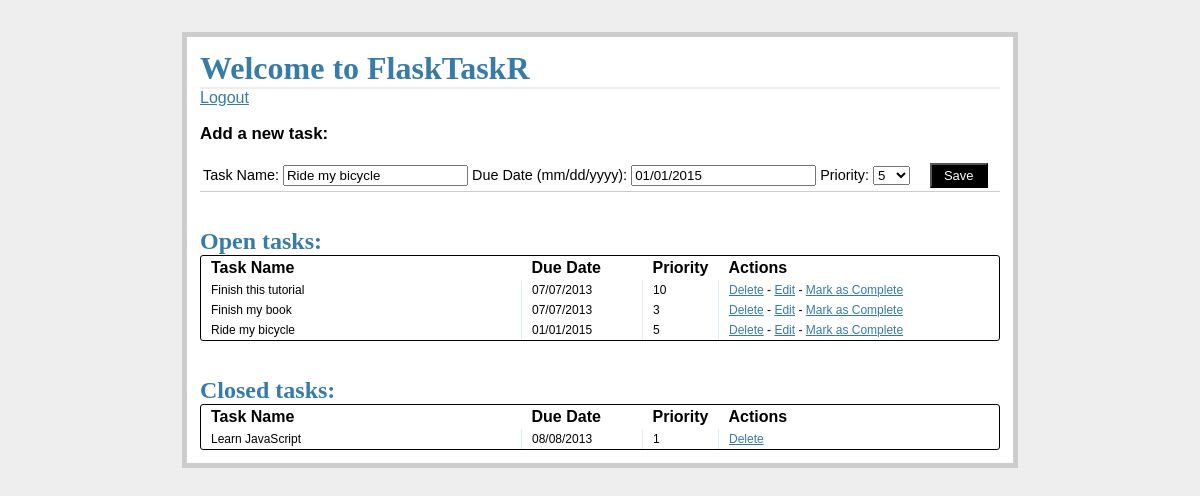
The page /update/4 (signed in) on the database its author committed.
### tables this page shows
CREATE TABLE ftasks(
                task_id INTEGER PRIMARY KEY AUTOINCREMENT,
                name TEXT NOT NULL,
                due_date TEXT NOT NULL,
                priority INTEGER NOT NULL,
                status INTEGER NOT NULL);

### flasktaskr.py (the view)
@app.route('/update/<int:task_id>',)
@login_required
def update(task_id):
    g.db = connect_db()
    cur = g.db.execute('select name, due_date, priority, status from ftasks where task_id='+str(task_id))
    for row in cur.fetchall():
        nameEdit = row[0]
        due_dateEdit = row[1]
        priorityEdit = row[2]
        statusEdit = row[3]
        task_idEdit = task_id
    cur = g.db.execute('select name, due_date, priority, task_id from ftasks where status=1')
    open_tasks = [dict(name=row[0], due_date=row[1], priority=row[2], task_id=row[3]) for row in cur.fetchall()]
    cur = g.db.execute('select name, due_date, priority, task_id from ftasks where status=0')
    closed_tasks = [dict(name=row[0], due_date=row[1], priority=row[2], task_id=row[3]) for row in cur.fetchall()]
    g.db.close()
    return render_template('tasks.html', nameEdit=nameEdit, due_dateEdit=due_dateEdit, priorityEdit=priorityEdit, statusEdit=statusEdit, task_idEdit=task_idEdit, open_tasks=open_tasks, closed_tasks=closed_tasks)

### flasktaskr.py (called while the page is built)
def connect_db():
    return sqlite3.connect(app.config['DATABASE'])

def login_required(test):
    @wraps(test)
    def wrap(*args, **kwargs):
        if 'logged_in' in session:
            return test(*args, **kwargs)
        else:
            flash('You need to login first.')
            return redirect(url_for('login'))
    return wrap

### templates/tasks.html (shortened to what this page needs)
{% extends "template.html" %}
{% block content %}
    <h1>Welcome to FlaskTaskR</h1>
    <a href="/logout">Logout</a>
    <div class="add-task">
        <h3>Add a new task:</h3>
        <table>
        <tr>
        <form action="{{ url_for('add') }}" method="post">
            <td>
            <label>Task Name:</label>
            <input name="name" type="text" value="{{ nameEdit }}">
            </td>
            <td>
            <label>Due Date (mm/dd/yyyy):</label>
            <input name="due_date" type="text" width="120px" value="{{ due_dateEdit }}">
            </td>
            <td>
            <label>Priority:</label>
            <select name="priority" width="100px" id="cbP">
            <option value="5">5</option>
            </select>
            </td>
            <td>
            <input class="button" type="submit" value="Save">
            </td>
        </form>
        </tr>
        </table>
    </div>
    <div class="entries">
    <br/>
    <br/>
    <h2>Open tasks:</h2>
    <div class="datagrid">
    <table>
        <thread>
        <tr>
        <th width="300px"><strong>Task Name</strong></th>
        <th width="100px"><strong>Due Date</strong></th>
        <th width="50px"><strong>Priority</strong></th>
        <th><strong>Actions</strong></th>
        </tr>
        </thread>
        {% for o in open_tasks %}
        <tr>
        <td width="300px">{{ o.name }}</td>
        <td width="100px">{{ o.due_date }}</td>
        <td width="50px">{{ o.priority }}</td>
        <td>
            <a href="{{ url_for('delete', task_id = o.task_id) }}">Delete</a>  -
            <a href="{{ url_for('update', task_id = o.task_id) }}">Edit</a>  -
            <a href="{{ url_for('complete', task_id = o.task_id) }}">Mark as Complete</a>
        </td>
        </tr>
        {% endfor %}
    </table>
    </div>
    </div>
    <br/>
    <br/>
    <div class="entries">
    <h2>Closed tasks:</h2>
    <div class="datagrid">
    <table>
        <thread>
        <tr>
        <th width="300px"><strong>Task Name</strong></th>
        <th width="100px"><strong>Due Date</strong></th>
        <th width="50px"><strong>Priority</strong></th>
        <th><strong>Actions</strong></th>
        </tr>
        </thread>
        {% for c in closed_tasks %}
        <tr>
        <td width="300px">{{ c.name }}</td>
        <td width="100px">{{ c.due_date }}</td>
        <td width="50px">{{ c.priority }}</td>
        <td>
            <a href="{{ url_for('delete', task_id = c.task_id) }}">Delete</a>
        </td>
        </tr>
        {% endfor %}
    </table>
    </div>
    </div>
{% endblock %}

### static/styles.css (style rules this page uses)
body { font-family: sans-serif; background: #eee; }
a, h1, h2 { color: #377BA8; }
h1, h2 { font-family: 'Georgia', serif; margin: 0; }
h1 { border-bottom: 2px solid #eee; }
h2 { font-size: 1.5em; }
.entries { list-style: none; margin: 0; padding: 0; }
.add-task { font-size: 0.9em; border-bottom: 1px solid #ccc; }
.datagrid table { border-collapse: collapse; text-align: left; width: 100%; }
.datagrid { background: #fff; overflow: hidden; border: 1px solid #000000; -webkit-border-radius: 3px; -moz-border-radius: 3px; border-radius: 3px; }
.datagrid table td, .datagrid table th { padding: 3px 10px; }
.datagrid table tbody td { color: #000000; border-left: 1px solid #E1EEF4;font-size: 12px;font-weight: normal; }
.datagrid table tbody td:first-child { border-left: none; }
.datagrid table tbody tr:last-child td { border-bottom: none; }
.button { background-color:#000; display:inline-block; color:#ffffff; font-size:13px; padding:3px 12px; margin: 0; text-decoration:none; position:relative; }

### rows shown on the page
ftasks: name "Ride my bicycle", due_date "01/01/2015", priority "5"
ftasks: name "Finish this tutorial", due_date "07/07/2013", priority "10"
ftasks: name "Finish my book", due_date "07/07/2013", priority "3"
ftasks: name "Learn JavaScript", due_date "08/08/2013", priority "1"
